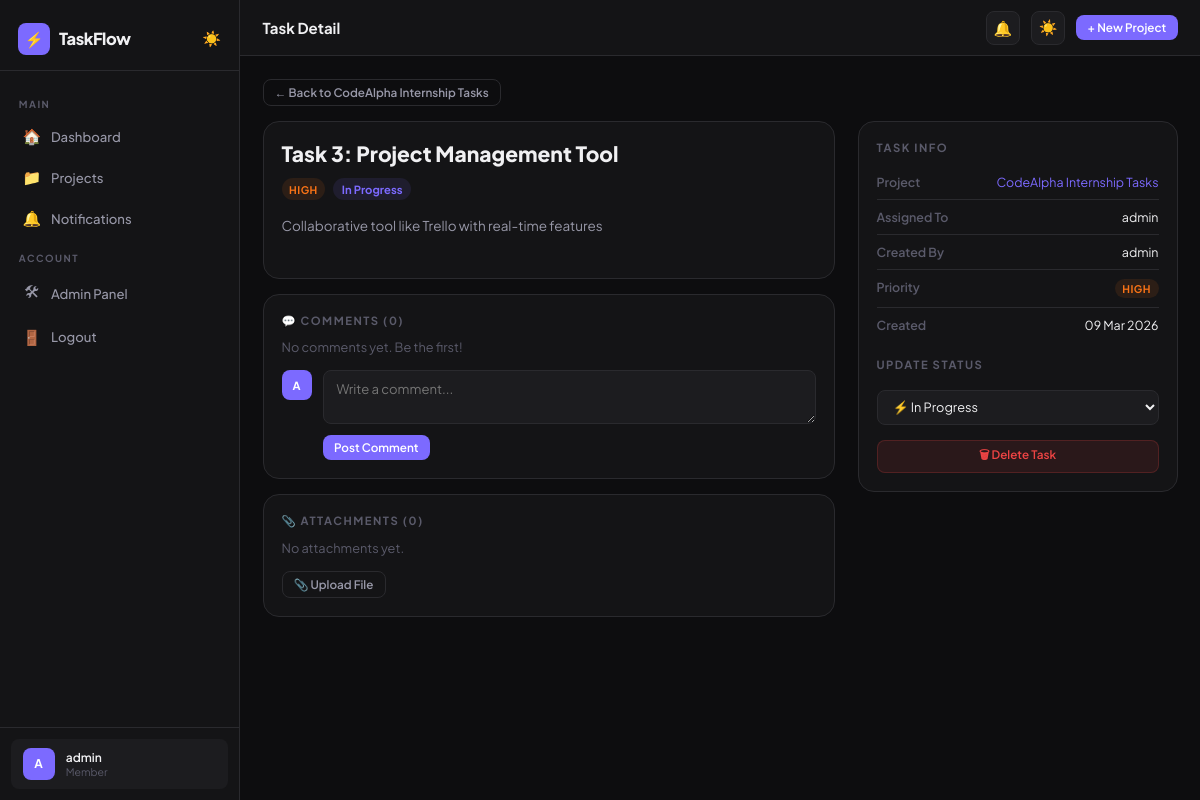
Page /task/13/ (signed in) on the committed database.
### projects/models.py (models this page shows, shortened)
class Project(models.Model):
    name = models.CharField(max_length=200)
    description = models.TextField(blank=True)
    owner = models.ForeignKey(User, on_delete=models.CASCADE, related_name='owned_projects')
    members = models.ManyToManyField(User, related_name='projects', blank=True)
    color = models.CharField(max_length=7, default='#6366f1')
    created_at = models.DateTimeField(auto_now_add=True)
    updated_at = models.DateTimeField(auto_now=True)

class Task(models.Model):
    PRIORITY_CHOICES = [
        ('low', 'Low'),
        ('medium', 'Medium'),
        ('high', 'High'),
        ('urgent', 'Urgent'),
    ]
    STATUS_CHOICES = [
        ('todo', 'To Do'),
        ('in_progress', 'In Progress'),
        ('review', 'In Review'),
        ('done', 'Done'),
    ]
    project = models.ForeignKey(Project, on_delete=models.CASCADE, related_name='tasks')
    board = models.ForeignKey(TaskBoard, on_delete=models.SET_NULL, null=True, blank=True, related_name='tasks')
    title = models.CharField(max_length=300)
    description = models.TextField(blank=True)
    assigned_to = models.ForeignKey(User, on_delete=models.SET_NULL, null=True, blank=True, related_name='assigned_tasks')
    created_by = models.ForeignKey(User, on_delete=models.CASCADE, related_name='created_tasks')
    priority = models.CharField(max_length=10, choices=PRIORITY_CHOICES, default='medium')
    status = models.CharField(max_length=15, choices=STATUS_CHOICES, default='todo')
    due_date = models.DateField(null=True, blank=True)
    created_at = models.DateTimeField(auto_now_add=True)
    updated_at = models.DateTimeField(auto_now=True)
    class Meta:
        ordering = ['-created_at']

### projects/views.py (the view)
# urls.py: path('task/<int:pk>/', views.task_detail, name='task_detail'),
@login_required
def task_detail(request, pk):
    task = get_object_or_404(Task, pk=pk)
    members = list(task.project.members.all()) + [task.project.owner]
    return render(request, 'projects/task_detail.html', {
        'task': task,
        'comments': task.comments.all(),
        'attachments': task.attachments.all(),
        'members': members,
        'project': task.project,
    })

### templates/projects/task_detail.html (shortened to what this page needs)
{% extends 'projects/base.html' %}
{% block page_title %}Task Detail{% endblock %}
{% block content %}
<div style="margin-bottom: 1rem;">
    <a href="{% url 'project_detail' project.pk %}" class="btn btn-ghost btn-sm">← Back to {{ project.name }}</a>
</div>
<div class="task-layout">
    <div>
        <div class="card">
            <div class="task-title-big">{{ task.title }}</div>
            <div class="task-badges">
                <span class="priority-badge priority-{{ task.priority }}">{{ task.get_priority_display }}</span>
                <span class="status-badge">{{ task.get_status_display }}</span>
            </div>
            {% if task.description %}
            <div class="task-desc">{{ task.description }}</div>
            {% endif %}
        </div>
        <div class="card" style="margin-top: 1rem;">
            <div class="section-divider">💬 Comments ({{ comments.count }})</div>
            <div id="comments-list">
                {% for comment in comments %}
                <div class="comment-item">
                    <div class="comment-avatar">{{ comment.author.username|first }}</div>
                    <div class="comment-bubble">
                        <div class="comment-author">{{ comment.author.username }}</div>
                        <div class="comment-text">{{ comment.content }}</div>
                        <div class="comment-time">{{ comment.created_at|date:"d M Y, g:i A" }}</div>
                    </div>
                </div>
                {% empty %}
                <p style="color: var(--text3); font-size: 0.85rem; margin-bottom: 1rem;">No comments yet. Be the first!</p>
                {% endfor %}
            </div>
            <div style="display: flex; gap: 0.75rem; margin-top: 0.5rem;">
                <div class="comment-avatar">{{ request.user.username|first }}</div>
                <div style="flex: 1;">
                    <textarea class="form-control" id="commentInput" rows="2" placeholder="Write a comment..."></textarea>
                    <button class="btn btn-primary btn-sm" style="margin-top: 0.5rem;" onclick="submitComment()">Post Comment</button>
                </div>
            </div>
        </div>
        <div class="card" style="margin-top: 1rem;">
            <div class="section-divider">📎 Attachments ({{ attachments.count }})</div>
            <div id="attachments-list">
                {% for att in attachments %}
                <div class="attachment-item" id="att-{{ att.pk }}">
                    <div class="attachment-icon">📄</div>
                    <div class="attachment-name">{{ att.filename }}</div>
                    <a href="{{ att.file.url }}" target="_blank" class="btn btn-ghost btn-sm">Download</a>
                    <button onclick="deleteAttachment({{ att.pk }})" class="btn btn-danger btn-sm">✕</button>
                </div>
                {% empty %}
                <p style="color: var(--text3); font-size: 0.85rem; margin-bottom: 1rem;">No attachments yet.</p>
                {% endfor %}
            </div>
            <div style="margin-top: 0.75rem;">
                <button class="btn btn-ghost btn-sm" onclick="document.getElementById('fileInput').click()">📎 Upload File</button>
            </div>
        </div>
    </div>
    <div>
        <div class="card">
            <div class="section-divider">Task Info</div>
            <div class="info-row"><span class="info-label">Project</span><a href="{% url 'project_detail' project.pk %}" style="color: var(--accent); text-decoration: none;">{{ project.name }}</a></div>
            <div class="info-row"><span class="info-label">Assigned To</span><span>{{ task.assigned_to.username|default:"Unassigned" }}</span></div>
            <div class="info-row"><span class="info-label">Created By</span><span>{{ task.created_by.username }}</span></div>
            <div class="info-row"><span class="info-label">Priority</span><span class="priority-badge priority-{{ task.priority }}">{{ task.get_priority_display }}</span></div>
            <div class="info-row" style="border: none;"><span class="info-label">Created</span><span>{{ task.created_at|date:"d M Y" }}</span></div>
            <div style="margin-top: 1rem;">
                <div class="section-divider">Update Status</div>
                <select class="status-select" onchange="updateStatus(this.value)">
                    <option value="in_progress" {% if task.status == 'in_progress' %}selected{% endif %}>⚡ In Progress</option>
                </select>
            </div>
            <div style="margin-top: 1rem; display: flex; gap: 0.5rem;">
                <button onclick="deleteTask()" class="btn btn-danger btn-sm" style="width: 100%; justify-content: center;">🗑 Delete Task</button>
            </div>
        </div>
    </div>
</div>
{% endblock %}

### templates/projects/base.html (shortened to what this page needs)
<!DOCTYPE html>
<html lang="en" data-theme="dark">
<head>
</head>
<body>
{% if user.is_authenticated %}
<aside class="sidebar" id="sidebar">
    <div class="sidebar-logo">
        <div class="logo-icon">⚡</div>
        <span class="logo-text">TaskFlow</span>
        <button onclick="toggleTheme()" style="margin-left: auto; background: none; border: none; cursor: pointer; font-size: 1rem;" title="Toggle theme" id="theme-btn">🌙</button>
    </div>
    <nav class="sidebar-nav">
        <div class="nav-label">Main</div>
        <a href="{% url 'dashboard' %}" class="nav-item {% if request.resolver_match.url_name == 'dashboard' %}active{% endif %}">
            <span class="icon">🏠</span> Dashboard
        </a>
        <a href="{% url 'project_list' %}" class="nav-item {% if 'project' in request.resolver_match.url_name %}active{% endif %}">
            <span class="icon">📁</span> Projects
        </a>
        <a href="{% url 'notifications' %}" class="nav-item">
            <span class="icon">🔔</span> Notifications
        </a>
        <div class="nav-label">Account</div>
        <a href="/admin/" class="nav-item">
            <span class="icon">🛠</span> Admin Panel
        </a>
        <a href="{% url 'logout' %}" class="nav-item">
            <span class="icon">🚪</span> Logout
        </a>
    </nav>
    <div class="sidebar-footer">
        <div class="user-card">
            <div class="avatar">{{ user.username|first }}</div>
            <div>
                <div class="user-name">{{ user.username }}</div>
                <div class="user-role">Member</div>
            </div>
        </div>
    </div>
</aside>
<div class="main-content">
    <div class="topbar">
        <div class="topbar-title">{% block page_title %}TaskFlow{% endblock %}</div>
        <div class="topbar-actions">
            <a href="{% url 'notifications' %}" class="icon-btn" title="Notifications">
                🔔
            </a>
            <button onclick="toggleTheme()" class="icon-btn" title="Toggle theme" id="theme-btn2">🌙</button>
            <a href="{% url 'project_create' %}" class="btn btn-primary btn-sm">+ New Project</a>
        </div>
    </div>
    <div class="page">
        {% block content %}{% endblock %}
    </div>
</div>
{% else %}
<div style="width: 100%;">{% block auth_content %}{% endblock %}</div>
{% endif %}
</body>
</html>

### templates/projects/base.html (style rules this page uses)
*, *::before, *::after { box-sizing: border-box; margin: 0; padding: 0; }
:root { --bg: #0d0d0f; --bg2: #141416; --bg3: #1c1c1f; --bg4: #242428; --border: #2a2a2e; --border2: #333338; --text: #f0f0f2; --text2: #9898a8; --text3: #5a5a6a; --accent: #7c6aff; --accent2: #5b4fd4; --green: #22c55e; --yellow: #f59e0b; --red: #ef4444; --blue: #3b82f6; --orange: #f97316; --radius: 10px; --radius2: 16px; }
html { font-size: 15px; scroll-behavior: smooth; }
body { font-family: 'Plus Jakarta Sans', sans-serif; background: var(--bg); color: var(--text); min-height: 100vh; display: flex; transition: background 0.3s, color 0.3s; }
.sidebar { width: 240px; background: var(--bg2); border-right: 1px solid var(--border); display: flex; flex-direction: column; position: fixed; top: 0; left: 0; bottom: 0; z-index: 100; transition: transform 0.3s; }
.sidebar-logo { padding: 1.5rem 1.2rem 1rem; display: flex; align-items: center; gap: 0.6rem; border-bottom: 1px solid var(--border); }
.logo-icon { width: 32px; height: 32px; background: var(--accent); border-radius: 8px; display: flex; align-items: center; justify-content: center; font-size: 1rem; }
.logo-text { font-weight: 800; font-size: 1.1rem; letter-spacing: -0.5px; }
.sidebar-nav { flex: 1; padding: 1rem 0.75rem; display: flex; flex-direction: column; gap: 0.2rem; }
.nav-label { font-size: 0.65rem; font-weight: 700; text-transform: uppercase; letter-spacing: 1.5px; color: var(--text3); padding: 0.8rem 0.5rem 0.3rem; }
.nav-item { display: flex; align-items: center; gap: 0.7rem; padding: 0.6rem 0.75rem; border-radius: 8px; text-decoration: none; color: var(--text2); font-size: 0.875rem; font-weight: 500; transition: all 0.15s; position: relative; }
.nav-item .icon { font-size: 1rem; width: 18px; text-align: center; }
.sidebar-footer { padding: 0.75rem; border-top: 1px solid var(--border); }
.user-card { display: flex; align-items: center; gap: 0.75rem; padding: 0.6rem 0.75rem; border-radius: 8px; background: var(--bg3); }
.avatar { width: 32px; height: 32px; background: var(--accent); border-radius: 8px; display: flex; align-items: center; justify-content: center; font-weight: 700; font-size: 0.8rem; color: white; flex-shrink: 0; text-transform: uppercase; }
.user-name { font-size: 0.8rem; font-weight: 600; }
.user-role { font-size: 0.7rem; color: var(--text3); }
.main-content { margin-left: 240px; flex: 1; min-height: 100vh; display: flex; flex-direction: column; }
.topbar { height: 56px; background: var(--bg2); border-bottom: 1px solid var(--border); display: flex; align-items: center; justify-content: space-between; padding: 0 1.5rem; position: sticky; top: 0; z-index: 50; }
.topbar-title { font-weight: 700; font-size: 1rem; }
.topbar-actions { display: flex; align-items: center; gap: 0.75rem; }
.icon-btn { width: 34px; height: 34px; background: var(--bg3); border: 1px solid var(--border); border-radius: 8px; display: flex; align-items: center; justify-content: center; cursor: pointer; font-size: 1rem; color: var(--text2); transition: all 0.15s; text-decoration: none; position: relative; }
.page { padding: 1.5rem; }
.card { background: var(--bg2); border: 1px solid var(--border); border-radius: var(--radius2); padding: 1.2rem; }
.btn { display: inline-flex; align-items: center; gap: 0.4rem; padding: 0.55rem 1.1rem; border-radius: 8px; font-family: inherit; font-size: 0.85rem; font-weight: 600; cursor: pointer; transition: all 0.15s; text-decoration: none; border: none; }
.btn-primary { background: var(--accent); color: white; }
.btn-ghost { background: transparent; color: var(--text2); border: 1px solid var(--border); }
.btn-danger { background: rgba(239,68,68,0.1); color: var(--red); border: 1px solid rgba(239,68,68,0.2); }
.btn-sm { padding: 0.35rem 0.75rem; font-size: 0.78rem; }
.form-control { width: 100%; background: var(--bg3); border: 1px solid var(--border); border-radius: 8px; padding: 0.6rem 0.85rem; font-family: inherit; font-size: 0.875rem; color: var(--text); outline: none; transition: border-color 0.15s; }
.priority-badge { display: inline-flex; align-items: center; gap: 0.3rem; font-size: 0.7rem; font-weight: 700; padding: 0.2rem 0.5rem; border-radius: 100px; text-transform: uppercase; letter-spacing: 0.5px; }
.priority-high { background: rgba(249,115,22,0.1); color: var(--orange); }

### rows in the picture
Project: name "CodeAlpha Internship Tasks"
Task: title "Task 3: Project Management Tool", priority "HIGH", status "In Progress", description "Collaborative tool like Trello with real-time features", count "0", assigned_to.username "admin", created_by.username "admin", created_at "09 Mar 2026", status "⚡ In Progress"

### other values in the picture
{{ user.username|first }} "A"
{{ user.username }} "admin"
{{ request.user.username|first }} "A"
